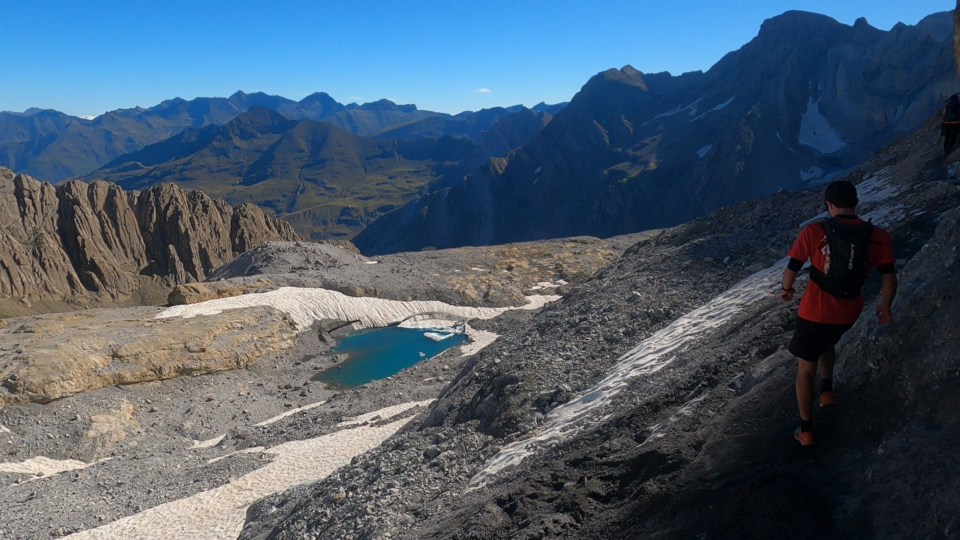
#> input picture img/1.jpg, 1920 x 1080 px (shown at 1/2 size)
$ jupyter execute --allow-errors labo.ipynb
#> lines starting #> are read from the running program, lines starting #| are printed output that depends on the picture
[cell 1]
import numpy as np
import numpy.linalg as npl
from scipy import signal
from scipy import interpolate
from PIL import Image
import matplotlib.pyplot as plt
import matplotlib.patches as patches
import matplotlib as mpl
import time
import copy
import warnings
import scipy.signal as scs
warnings.filterwarnings('ignore')

[cell 2]
import cv2

[cell 3]
# [24 lines left out: function visualize_block, not called in this run]

# f,g=get_images(16)

#> (the rest of this cell did not finish here and is left out)

[cell 4]
### TODO
# crop l'image à un multiple de 16
# ajouter le padding de p = 7
# ajuster le parcours par bloc pour ne pas prendre en compte le padding
# boucler sur tous les blocs 16x16 de l'image
# renvoyer une matrice de vecteurs déplacement

#> (a cell that did not finish here is left out)

[cell 6]
# [21 lines left out: function get_images, not called in this run]

[cell 7]
# b,g=get_images(32)

[cell 8]
iref = np.flip(np.array(Image.open("img/1.jpg"))[:,:,0], axis = 0)
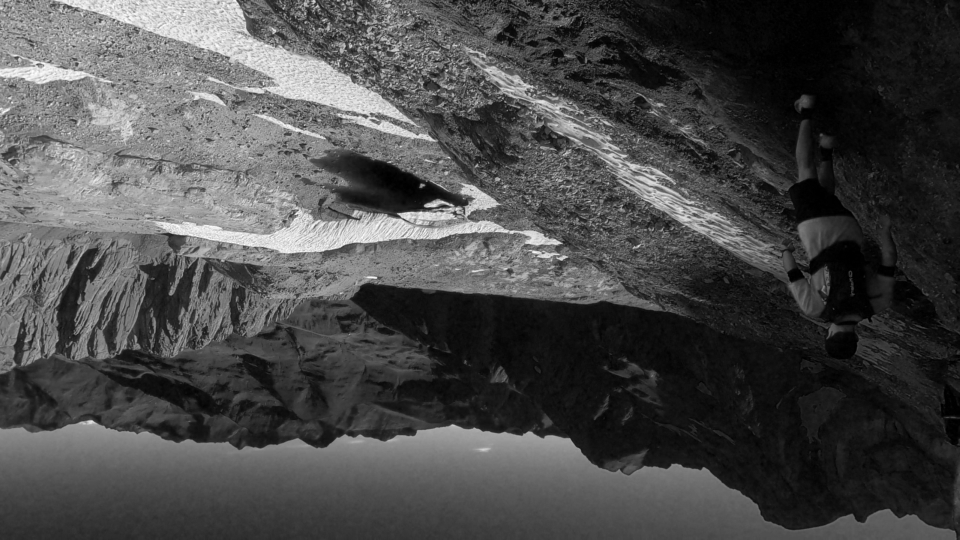
#> iref: shape (1080, 1920) (shown at 1/2 size); min 0, max 255, mean 73.9
iref = (iref - iref.mean()) / iref.std()
axis0 = 2
axis1 = 2
ipred = np.roll(np.roll(iref,axis0,axis=0),axis1,axis=1)
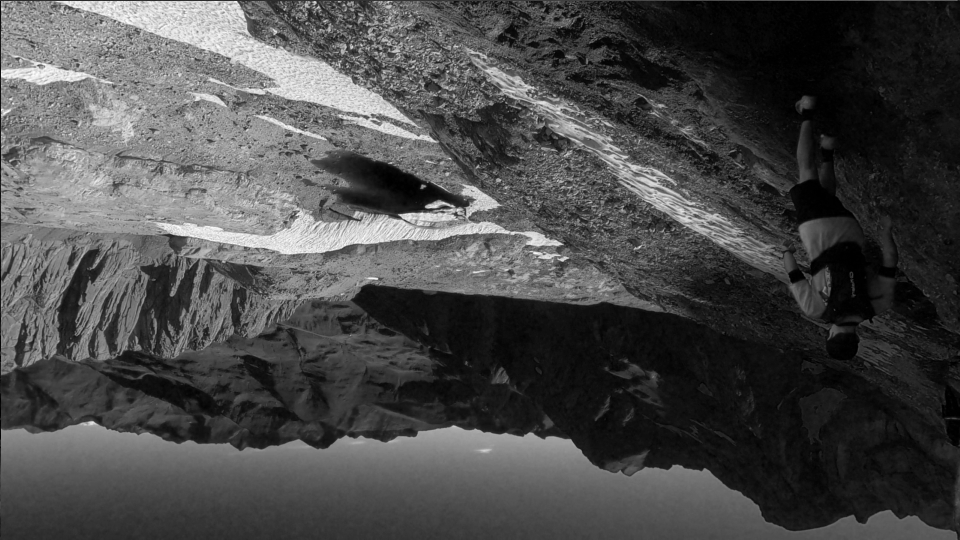
#> ipred: shape (1080, 1920) float64 (shown at 1/2 size); min -1.29, max 3.17, mean -5.8e-17; drawn with min black and max white
p = 7
iref = cv2.copyMakeBorder( iref, p,p,p,p, cv2.BORDER_CONSTANT)
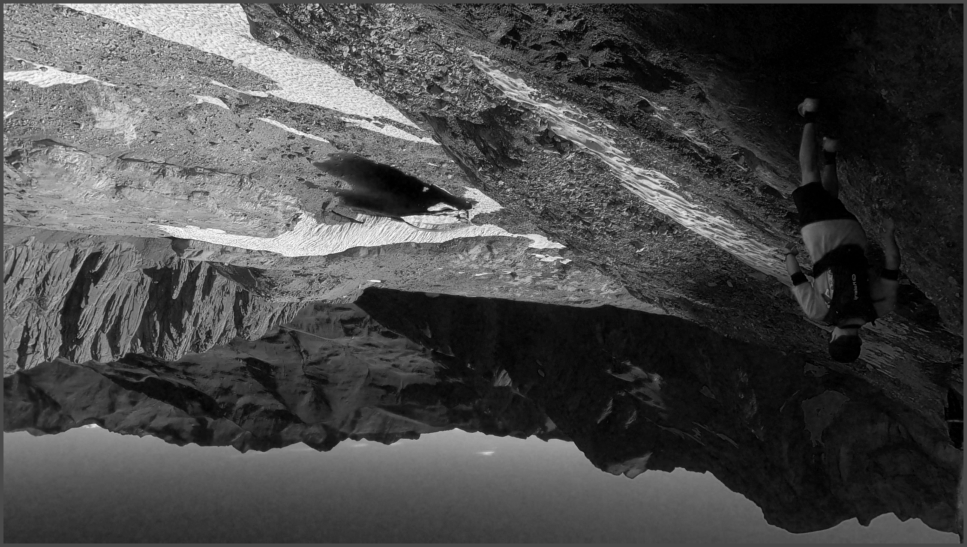
#> iref: shape (1094, 1934) float64 (shown at 1/2 size); min -1.29, max 3.17, mean -3.9e-17; drawn with min black and max white
plt.imshow(iref[-25:,-25:])
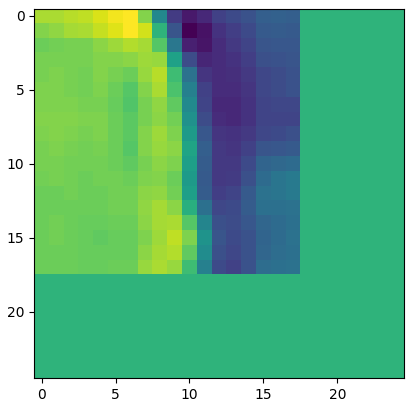
#> figure drawn by matplotlib, 1 panel

[cell 9]
## Le macroblock dont on veut étudier le déplacement
block =iref[p:p+16,p+ 500:p+516]
plt.pcolormesh(block)
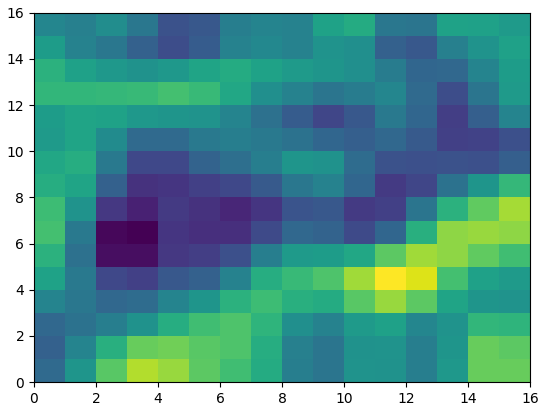
#> figure drawn by matplotlib, 1 panel

[cell 10]
fig, ax = plt.subplots(1,2, figsize=(15,9))
#> (the rest of this cell did not finish here and is left out)

[cell 11]
# Big macroblock où on va chercher notre macroblock sur l'autre image
p = 7
search_zone = ipred[400 - p:416 + p, 500 - p:516 + p]
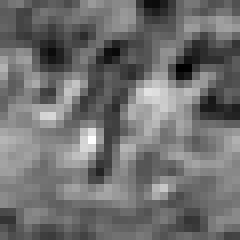
#> search_zone: shape (30, 30) float64 (shown 8 times larger); min 0.37, max 3, mean 1.53; drawn with min black and max white
plt.pcolormesh(search_zone)
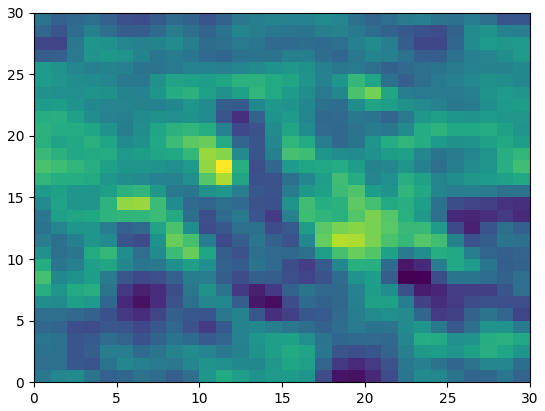
#> figure drawn by matplotlib, 1 panel

[cell 12]
np.shape(search_zone)
#> Out = (30, 30)

[cell 13]
n,m = np.shape(search_zone)
#> n = 30; m = 30
x_mid = n // 2
#> x_mid = 15
y_mid = m // 2
#> y_mid = 15
# print(x_mid)
bs = 16
x_mid_start = x_mid - (bs//4)
#> x_mid_start = 11
y_mid_start = y_mid - (bs//4)
#> y_mid_start = 11

s = 1
CF = np.zeros(((bs//2)**2, 3))
for i in range(bs//2):
    for j in range(bs//2):

        x_mid_subblock = x_mid_start + s*i
        y_mid_subblock = y_mid_start + s*j
        c = npl.norm(block - search_zone[x_mid_subblock - (bs//2): x_mid_subblock + (bs//2), y_mid_subblock - (bs//2): y_mid_subblock + (bs//2)])
        CF[i * (bs//2) + j, 0] = x_mid_subblock - x_mid
        CF[i * (bs//2) + j, 1] = y_mid_subblock - y_mid
        CF[i * (bs//2) + j, 2] = c
#> after the loop, CF = 64 rows, first 8: [-4, -4, 19.81], [-4, -3, 20.07], [-4, -2, 20.41], [-4, -1, 20.73], [-4, 0, 20.93], [-4, 1, 20.87], [-4, 2, 20.61], [-4, 3, 20.38]

[cell 14]
id_min = np.argmin(CF[:,2])
#> id_min = 0
x_opti = CF[id_min, 0]
#> x_opti = -4
y_opti = CF[id_min, 1]
#> y_opti = -4

[cell 15]
print(x_opti, y_opti)
#| -4.0 -4.0
